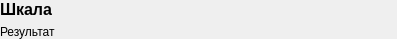
<?xml version="1.0" encoding="UTF-8"?>
<ui version="4.0">
 <class>ResultForm</class>
 <widget class="QWidget" name="ResultForm">
  <property name="geometry">
   <rect>
    <x>0</x>
    <y>0</y>
    <width>397</width>
    <height>38</height>
   </rect>
  </property>
  <property name="windowTitle">
   <string>Form</string>
  </property>
  <layout class="QVBoxLayout" name="verticalLayout" stretch="0,1">
   <property name="leftMargin">
    <number>0</number>
   </property>
   <property name="topMargin">
    <number>0</number>
   </property>
   <property name="rightMargin">
    <number>0</number>
   </property>
   <property name="bottomMargin">
    <number>0</number>
   </property>
   <item>
    <widget class="QLabel" name="scaleLbl">
     <property name="font">
      <font>
       <pointsize>12</pointsize>
       <weight>75</weight>
       <bold>true</bold>
      </font>
     </property>
     <property name="text">
      <string>Шкала</string>
     </property>
    </widget>
   </item>
   <item>
    <widget class="QLabel" name="resultLbl">
     <property name="text">
      <string>Результат</string>
     </property>
     <property name="wordWrap">
      <bool>true</bool>
     </property>
     <property name="margin">
      <number>0</number>
     </property>
     <property name="indent">
      <number>-1</number>
     </property>
    </widget>
   </item>
  </layout>
 </widget>
 <resources/>
 <connections/>
</ui>
